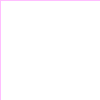
Frame 1 (no input)
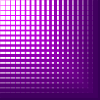
Frame 60 (the mouse pressed at the canvas centre just before this capture)
Frame 120 (the mouse held since frame 60 and released just before this capture): identical to frame 60, image omitted

The Processing sketch that drew these frames (run headless with seeded random() and noise(); from frame 60 on, the mouse is pressed at the canvas centre):

// Processing sketch: processing_115598
// ── processing_115598.pde

/*
  Horizontal and vertical lines with increasing weight and space between them
 */

int a=0;
float strokew=0.25; 
int colour=255;

void setup() {
  background(255);
}

void draw() {
  //   Horizontal lines    //  
  stroke(colour, 0, colour+30);
  strokeWeight(strokew);
  line(0, a, 100, a);

  //   Vertical lines    //  
  line(a, 0, a, 100);

  //   Variable handling    //
  // Increase space
  a=a+5;
  // Increase weight
  strokew=strokew+0.25;
  // Change colour
  colour=colour-10;
}
